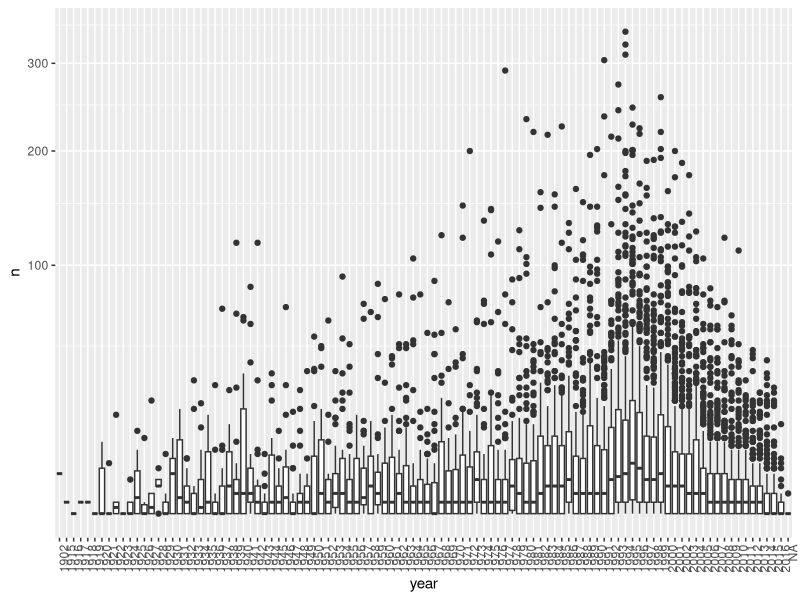
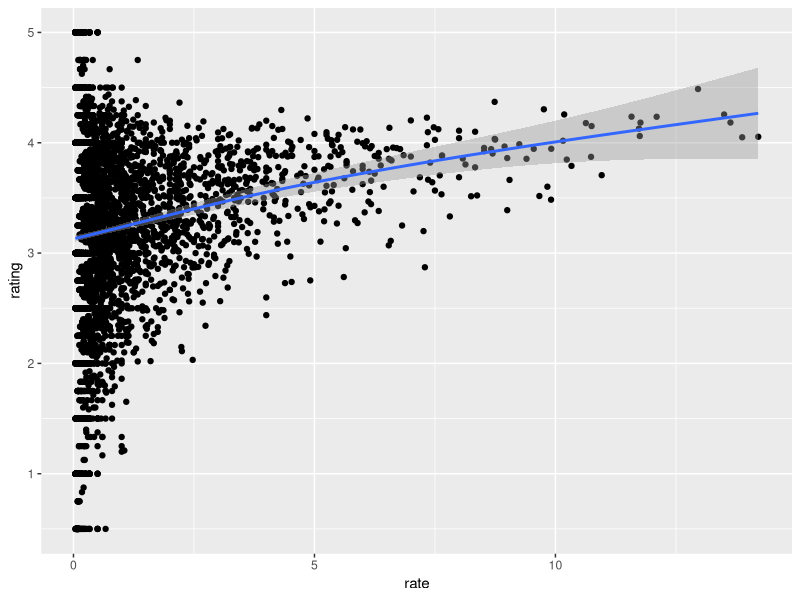
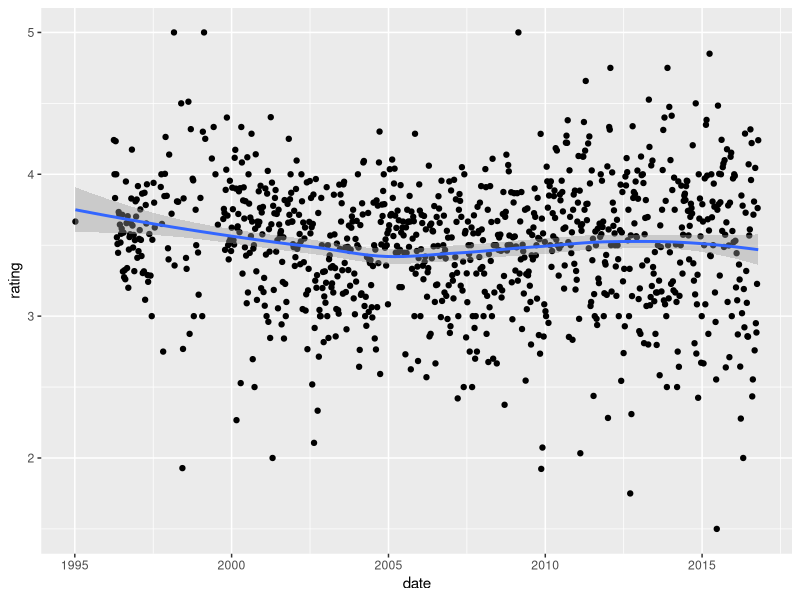
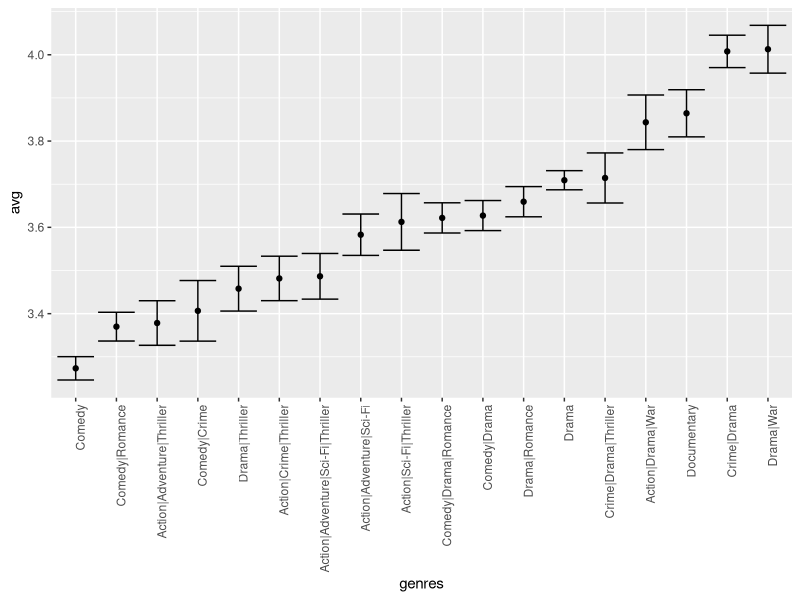

Recreate these plots in R, in order.
#8.machine learning - 6.2 recommendation systems comp check

library(tidyverse)
library(lubridate)
library(dslabs)
data("movielens")
head(movielens)
#Q1 compute the number of ratings for each movie and then plot it against the year the movie came out using a boxplot for each year.
#use the sequare root transformation on the y-axcis (number of ratings) when creating yourplot.

#what year has the highest median number of ratings?

movielens %>% group_by(movieId) %>%
  summarize(n = n(), year = as.character((first(year)))) %>%
  qplot(year, n, data = ., geom = "boxplot") +
  coord_trans(y = "sqrt") +
  theme(axis.text.x = element_text(angle = 90, hjust = 1))

#Q2 among movies that came out in 1993 or later, select the top 25 movies with the highest average number of ratings per year (n/year) 
# and calculate the average rating of each out them.  Use 2018 as the end uear.

movielens %>% filter(year >= 1993) %>% #filter out anything pre1993
  group_by(title) %>% 
  summarize(n=n(), year = 2018 - first(year), #count number of occurances in rows, determine number of years for rate calc
            rating = mean(rating)) %>% #average rating
  mutate(rate = n/year) %>% # number of ratings per year
  top_n(25, rate) %>% #view top 25 ratings per year
arrange(desc(rate)) %>%
  print(n=25)

#Q3 plot average rating vs ratings per year

movielens %>% 
  filter(year >= 1993) %>%
  group_by(title) %>%
  summarize(n = n(), years = 2018 - first(year),
            rating = mean(rating)) %>%
  mutate(rate = n/years) %>%
  ggplot(aes(rate, rating)) +
  geom_point() +
  geom_smooth()

#Q5 The movielens dataset also includes a time stamp. This variable represents the time and data in which 
# the rating was provided. The units are seconds since January 1, 1970. Create a new column date with the date.

# Which code correctly creates this new column?

movielens <- mutate(movielens, date = as_datetime(timestamp))
movielens %>% as.tibble()
  
#Q6 Compute the average rating for each week and plot this average against date. 
#Hint: use the round_date() function before you group_by().

# What type of trend do you observe?
movielens %>%
  mutate(date = round_date(date, unit = "week")) %>%
  group_by(date) %>%
  summarise(rating = mean(rating)) %>%
  ggplot(aes(date, rating)) + geom_point() + geom_smooth()

#Q8 The movielens data also has a genres column. This column includes every genre 
#that applies to the movie. Some movies fall under several genres. Define a category 
#as whatever combination appears in this column. Keep only categories with more than 
#1,000 ratings. Then compute the average and standard error for each category. 
#Plot these as error bar plots.

#Which genre has the lowest average rating?
movielens %>% group_by(genres) %>%
  summarize(n = n(), avg = mean(rating), se = sd(rating)/sqrt(n())) %>%
  filter(n >= 1000) %>% 
  mutate(genres = reorder(genres, avg)) %>% #not necessary, but makes for a chart that is ordered left to right
  ggplot(aes(x = genres, y = avg, ymin = avg - 2*se, ymax = avg + 2*se)) + 
  geom_point() +
  geom_errorbar() + 
  theme(axis.text.x = element_text(angle = 90, hjust = 1))
